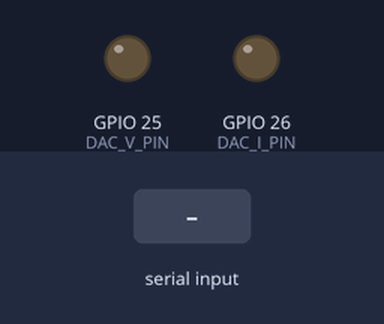
A sketch run on a simulated ESP32. On the bench: output pins drawn as LEDs (lit = HIGH). The test bench sets the inputs (shaded band). Pins used as bus, display or sensor lines are not drawn; what the sketch prints to the serial monitor is not drawn.

Above: at 0.82 s.
Timing chart, 0 to 0.8 s (numbered marks = the images above; inputs shaded):
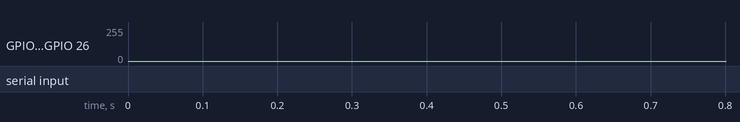

The sketch:

signature_gen.ino
```cpp
// signature_gen.ino  — ESP32 #1 in the two-board bring-up
//
// A synthetic V-I SIGNATURE GENERATOR that stands in for the real circuit + DUT until
// Dr. Wathis's hardware is ready (see firmware/esp32/dual_board/README.md). Outputs V on
// DAC1 (GPIO25) and I on DAC2 (GPIO26), plus a sync pulse (GPIO27) once per cycle so ESP32 #2
// (signature_capture.ino) can derive phase from real elapsed time without generating the
// drive itself — see that sketch and docs/DATA_CONTRACT.md for why phase must come from a
// known reference, never be guessed from the waveform's shape (CLAUDE.md design decision #2).
//
// Shape select: send a single character over THIS board's own USB serial ('R', 'C'/'L', or
// 'D') to switch which signature is generated live, no reflash needed. Defaults to 'R' (a
// straight line) at boot.
//
// This does NOT reproduce real component physics — see vi_ml/synth.py for that (in Python,
// used to train the models). It only needs to trace a recognizable LINE / ELLIPSE / KNEE
// shape in the V-I plane, so the *hardware capture path* (two real, non-aliased ADC channels,
// inter-board sync, serial framing, hardware/reader.py, calibrate.py, features.py) can be
// exercised on real bytes over real USB — something today's simulated-frame tests can't do.

#include <math.h>

const int DAC_V_PIN = 25;   // DAC1 -> ESP32 #2's ADC_V_PIN (GPIO34)
const int DAC_I_PIN = 26;   // DAC2 -> ESP32 #2's ADC_I_PIN (GPIO35)
const int SYNC_PIN  = 27;   // pulses HIGH once per cycle -> ESP32 #2's SYNC_PIN (GPIO27)

// Same bring-up rate as sine_capture.ino's Stage 3, for the same reason (plain blocking
// dacWrite()/analogRead(), no DMA yet — see firmware/esp32/README.md).
const double FREQ_HZ = 50.0;
const int LUT_SIZE = 100;
const int CENTER = 128, AMPL = 100;        // DAC swings 28..228, same reasoning as sine_capture
const unsigned long SYNC_PULSE_US = 200;   // sync pulse width

uint8_t lutV[LUT_SIZE], lutI[LUT_SIZE];
char shape = 'R';

// Fills lutV/lutI for one full cycle (index 0..LUT_SIZE-1 = phase 0..2*pi) with a shape
// that traces the requested figure in the V-I plane. Not physically accurate — just
// recognizably a line / ellipse / knee, per the three shapes sketched for this plan.
void buildLUT(char s) {
  for (int i = 0; i < LUT_SIZE; i++) {
    float th = 2.0f * PI * i / LUT_SIZE;
    float v, ii;
    switch (s) {
      case 'C':
      case 'L':                              // ellipse: I is V's sine shifted 90 deg (Lissajous)
        v  = sinf(th);
        ii = sinf(th + PI / 2.0f);
        break;
      case 'D':                              // diode-like knee: sharp rise one half, flat other
        v  = sinf(th);
        ii = (v > 0) ? (expf(2.5f * v) - 1.0f) / (expf(2.5f) - 1.0f) : -0.05f;
        break;
      default:                               // 'R': straight line, I in phase with V
        v  = sinf(th);
        ii = 0.6f * v;
        break;
    }
    lutV[i] = (uint8_t)constrain((int)roundf(CENTER + AMPL * v), 0, 255);
    lutI[i] = (uint8_t)constrain((int)roundf(CENTER + AMPL * ii), 0, 255);
  }
}

uint32_t t0us;
bool syncHigh = false;
uint32_t syncStartUs = 0;
int lastIdx = -1;

void setup() {
  Serial.begin(115200);   // THIS board's own link: shape-select commands only, not the data
                          // stream — plain 115200 is plenty for occasional single characters.
  pinMode(SYNC_PIN, OUTPUT);
  digitalWrite(SYNC_PIN, LOW);
  buildLUT(shape);
  Serial.println("# signature_gen ready: send R, C, L, or D to switch shape");
  t0us = micros();
}

void loop() {
  if (Serial.available()) {
    char c = toupper(Serial.read());
    if (c == 'R' || c == 'C' || c == 'L' || c == 'D') {
      shape = c;
      buildLUT(shape);
      Serial.printf("# shape -> %c\n", shape);
    }
  }

  uint32_t now = micros();
  uint32_t elapsed = now - t0us;
  double cyclePos = fmod((double)elapsed * FREQ_HZ / 1e6, 1.0);
  int idx = (int)(cyclePos * LUT_SIZE) % LUT_SIZE;

  if (idx == 0 && lastIdx != 0) {          // just wrapped -> start of a new cycle, once
    digitalWrite(SYNC_PIN, HIGH);
    syncHigh = true;
    syncStartUs = now;
  }
  lastIdx = idx;
  if (syncHigh && (now - syncStartUs) > SYNC_PULSE_US) {
    digitalWrite(SYNC_PIN, LOW);
    syncHigh = false;
  }

  dacWrite(DAC_V_PIN, lutV[idx]);
  dacWrite(DAC_I_PIN, lutI[idx]);
}
```
